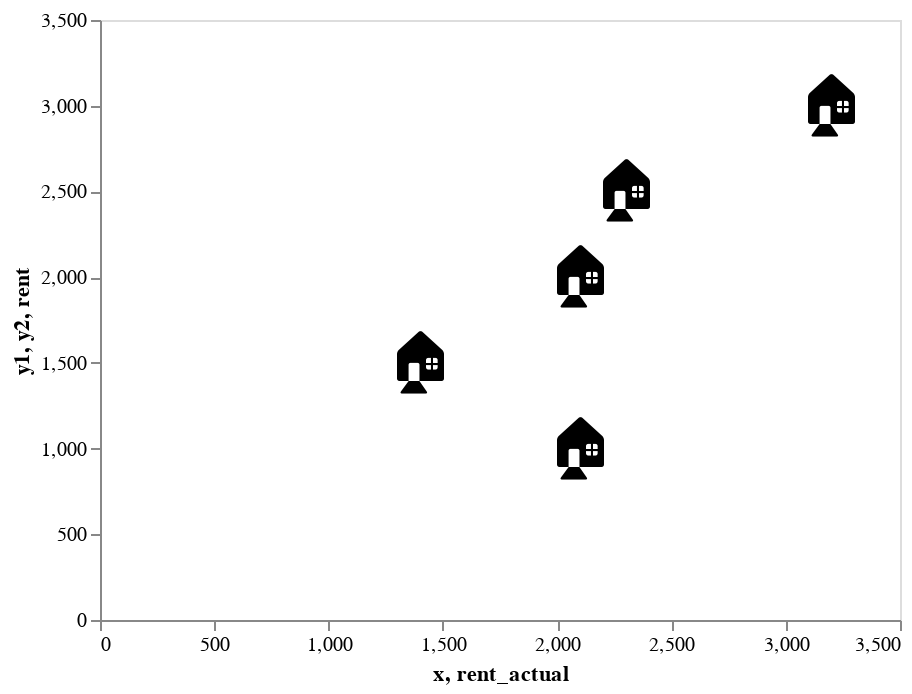

Notebook code cell kept with this figure:
### Code cell
import altair as alt
import pandas as pd

# Sample data
data = pd.DataFrame({
    'rent': [1000, 1500, 2000, 2500, 3000],
    'rent_actual': [2100, 1400, 2100, 2300, 3200]
})

# Base chart for the data points using emoji
points = alt.Chart(data).mark_text(
    text='🏠',  # Unicode for house emoji
    fontSize=30,
    align='center'
).encode(
    x='rent_actual:Q',
    y='rent:Q'
)

# Define the maximum value for x and y to create the area under the 45-degree line
max_val = max(data['rent'].max(), data['rent_actual'].max())

# Area under the 45-degree line
area_data = pd.DataFrame({'x': [0, max_val], 'y1': [0, 0], 'y2': [0, max_val]})
area = alt.Chart(area_data).mark_area(opacity=0.3, color='lightred').encode(
    x='x',
    y='y1',
    y2='y2'
)

# Combine the charts and remove grid lines
chart = (area + points).configure_axis(
    grid=False
)

chart

### Figure 1 — Vega-Lite specification as saved in the notebook (floating-point values rounded to 4 significant figures)
{"config": {"view": {"continuousWidth": 400, "continuousHeight": 300}, "axis": {"grid": false}}, "layer": [{"data": {"name": "data-ff9970f739f10e69517394b6e059dab0"}, "mark": {"type": "area", "color": "lightred", "opacity": 0.3}, "encoding": {"x": {"field": "x", "type": "quantitative"}, "y": {"field": "y1", "type": "quantitative"}, "y2": {"field": "y2"}}}, {"data": {"name": "data-f361fef29d3ef2008db6e4637fa4f5f2"}, "mark": {"type": "text", "align": "center", "fontSize": 30, "text": "🏠"}, "encoding": {"x": {"field": "rent_actual", "type": "quantitative"}, "y": {"field": "rent", "type": "quantitative"}}}], "$schema": "https://vega.github.io/schema/vega-lite/v4.17.0.json", "datasets": {"data-ff9970f739f10e69517394b6e059dab0": [{"x": 0, "y1": 0, "y2": 0}, {"x": 3200, "y1": 0, "y2": 3200}], "data-f361fef29d3ef2008db6e4637fa4f5f2": [{"rent": 1000, "rent_actual": 2100}, {"rent": 1500, "rent_actual": 1400}, {"rent": 2000, "rent_actual": 2100}, {"rent": 2500, "rent_actual": 2300}, {"rent": 3000, "rent_actual": 3200}]}}
